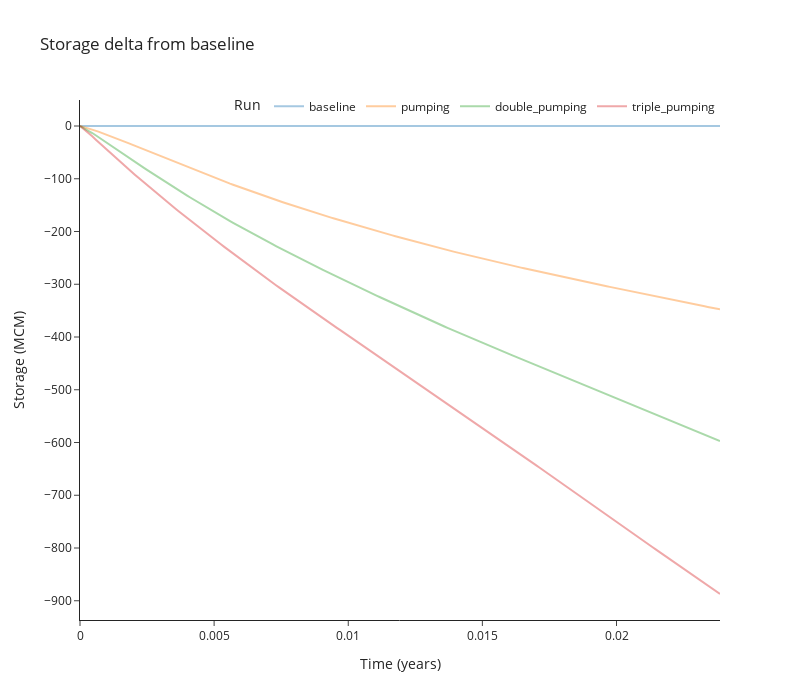

Here is the notebook cell this chart was saved with:
### Code cell
# utils.plot_variable_for_each_run("additional_water_required_to_recover", runs, title="Additional Water Required to Recover Over Time", y_label="Storage (MCM)", y_scale=1e6)
utils.plot_variable_for_each_run("storage_delta_from_baseline", runs, title="Storage delta from baseline", y_label="Storage (MCM)", y_scale=1e6)

### Figure 1 — Plotly figure (JSON) as saved in the notebook; plotly's stock layout.template omitted (floating-point values rounded to 4 significant figures; data arrays with more than 128 entries replaced by an {"elided": "..."} marker saying what was removed)
{"data": [{"hovertemplate": "Run=baseline<br>time=%{x}<br>storage_delta_from_baseline=%{y}<extra></extra>", "legendgroup": "baseline", "line": {"color": "#1F77B4", "dash": "solid"}, "marker": {"symbol": "circle"}, "mode": "lines", "name": "baseline", "opacity": 0.4, "orientation": "v", "showlegend": true, "type": "scatter", "x": {"elided": "210 float values"}, "xaxis": "x", "y": {"elided": "210 float values"}, "yaxis": "y"}, {"hovertemplate": "Run=pumping<br>time=%{x}<br>storage_delta_from_baseline=%{y}<extra></extra>", "legendgroup": "pumping", "line": {"color": "#FF7F0E", "dash": "solid"}, "marker": {"symbol": "circle"}, "mode": "lines", "name": "pumping", "opacity": 0.4, "orientation": "v", "showlegend": true, "type": "scatter", "x": {"elided": "210 float values"}, "xaxis": "x", "y": {"elided": "210 float values"}, "yaxis": "y"}, {"hovertemplate": "Run=double_pumping<br>time=%{x}<br>storage_delta_from_baseline=%{y}<extra></extra>", "legendgroup": "double_pumping", "line": {"color": "#2CA02C", "dash": "solid"}, "marker": {"symbol": "circle"}, "mode": "lines", "name": "double_pumping", "opacity": 0.4, "orientation": "v", "showlegend": true, "type": "scatter", "x": {"elided": "210 float values"}, "xaxis": "x", "y": {"elided": "210 float values"}, "yaxis": "y"}, {"hovertemplate": "Run=triple_pumping<br>time=%{x}<br>storage_delta_from_baseline=%{y}<extra></extra>", "legendgroup": "triple_pumping", "line": {"color": "#D62728", "dash": "solid"}, "marker": {"symbol": "circle"}, "mode": "lines", "name": "triple_pumping", "opacity": 0.4, "orientation": "v", "showlegend": true, "type": "scatter", "x": {"elided": "210 float values"}, "xaxis": "x", "y": {"elided": "210 float values"}, "yaxis": "y"}], "layout": {"height": 700, "legend": {"orientation": "h", "title": {"text": "Run"}, "tracegroupgap": 0, "x": 1, "xanchor": "right", "y": 0.96, "yanchor": "bottom"}, "showlegend": true, "title": {"text": "Storage delta from baseline"}, "width": 800, "xaxis": {"anchor": "y", "domain": [0, 1], "title": {"text": "Time (years)"}}, "yaxis": {"anchor": "x", "domain": [0, 1], "title": {"text": "Storage (MCM)"}}}}
